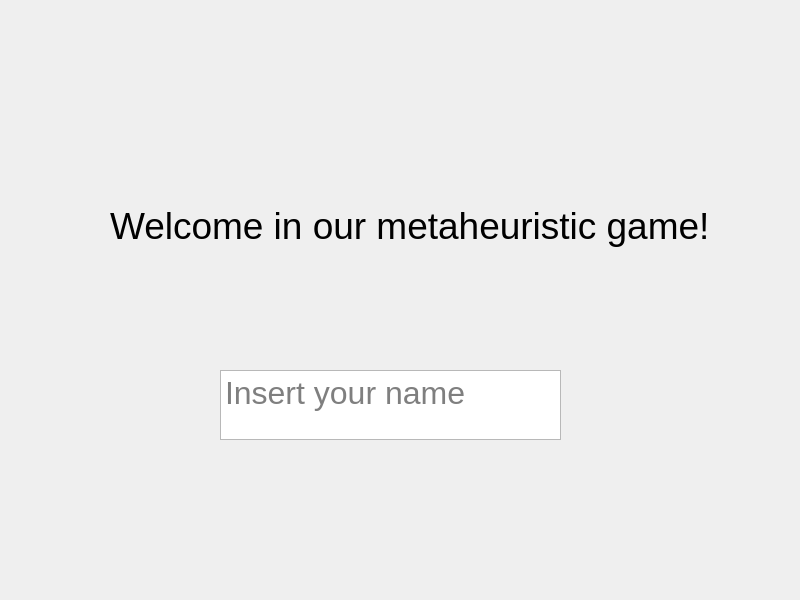
<?xml version="1.0" encoding="UTF-8"?>
<ui version="4.0">
 <class>welcomeScreen</class>
 <widget class="QMainWindow" name="welcomeScreen">
  <property name="geometry">
   <rect>
    <x>0</x>
    <y>0</y>
    <width>800</width>
    <height>600</height>
   </rect>
  </property>
  <property name="mouseTracking">
   <bool>false</bool>
  </property>
  <property name="windowTitle">
   <string>MainWindow</string>
  </property>
  <widget class="QWidget" name="centralwidget">
   <widget class="QTextEdit" name="nameTextfield">
    <property name="geometry">
     <rect>
      <x>220</x>
      <y>370</y>
      <width>341</width>
      <height>70</height>
     </rect>
    </property>
    <property name="font">
     <font>
      <pointsize>24</pointsize>
     </font>
    </property>
    <property name="placeholderText">
     <string>Insert your name</string>
    </property>
   </widget>
   <widget class="QLabel" name="welcomeText">
    <property name="geometry">
     <rect>
      <x>110</x>
      <y>170</y>
      <width>611</width>
      <height>111</height>
     </rect>
    </property>
    <property name="font">
     <font>
      <pointsize>28</pointsize>
     </font>
    </property>
    <property name="text">
     <string>Welcome in our metaheuristic game!</string>
    </property>
   </widget>
  </widget>
 </widget>
 <resources/>
 <connections/>
</ui>
